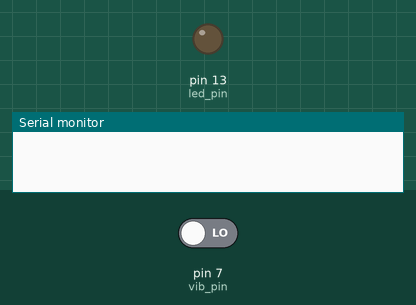
Simulated run of this sketch. Board: Arduino Uno, built with avr-gcc and run on an emulated ATmega328P. Parts: output pins drawn as LEDs (lit = HIGH), the last lines printed to the serial monitor. Inputs (shaded band) come from the test bench; at power-on: pin 7 (vib_pin) LOW. The modem accepts every AT command (registered, SIM ready, sends succeed) and sends nothing else.

Above: at 1.3 s.
1.4 s: pin 7 (vib_pin) driven HIGH
At 7.0 s:
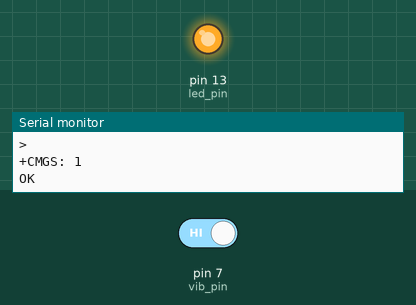
Timing chart, 0 to 8.5 s (numbered marks = the images above; inputs shaded):
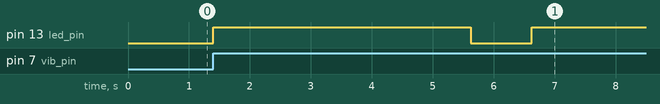

The sketch:

Pro_Working.ino
```cpp
 #include <SoftwareSerial.h>

SoftwareSerial mySerial(9, 10);
int vib_pin=7;
int led_pin=13;
static const int RXPin = 4, TXPin = 3;
static const uint32_t GPSBaud = 9600;
SoftwareSerial ss(RXPin, TXPin);

void setup()
{
  pinMode(vib_pin,INPUT);
  pinMode(led_pin,OUTPUT);
  mySerial.begin(9600);   // Setting the baud rate of GSM Module
  Serial.begin(9600);    // Setting the baud rate of Serial Monitor (Arduino)
  ss.begin(GPSBaud);
  delay(100);
}


void loop()
{
  int val;
  val=digitalRead(vib_pin);
  if(val==1)
  {
    digitalWrite(led_pin,HIGH);
    SendMessage();
    delay(1000);
    digitalWrite(led_pin,LOW);
    delay(1000);
   }
   else
    digitalWrite(led_pin,LOW);

   if (Serial.available()>0)
   Serial.write(Serial.read());
  /*if (Serial.available()>0)
   switch(Serial.read())
    {
      case 's':
        SendMessage();
        break;
      case 'r':
        RecieveMessage();
        break;
    }

 if (mySerial.available()>0)
   Serial.write(mySerial.read());*/
}


void SendMessage()
{
  getGps();
  mySerial.println("AT+CMGF=1");    //Sets the GSM Module in Text Mode
  delay(1000);  // Delay of 1000 milli seconds or 1 second
  mySerial.println("AT+CMGS=\"+918978213974\"\r"); // Replace x with mobile number
  delay(1000);
  mySerial.println("Your Vehicle Numbered AP05 AB1245 is met with an Accident @ 13.630652, 78.478438");// The SMS text you want to send
  delay(100);
   mySerial.println((char)26);// ASCII code of CTRL+Z
  delay(1000);
}

void getGps()
{
  while (ss.available() > 0)
  {
    Serial.write(ss.read());
  }
}

 void RecieveMessage()
{
  mySerial.println("AT+CNMI=2,2,0,0,0"); // AT Command to receive a live SMS
  delay(1000);
 }
```

Measured:
- after the input at 1.4 s, pin 13 (led_pin): LOW → HIGH at once, → LOW 4.2 s later, → HIGH 1.0 s later
